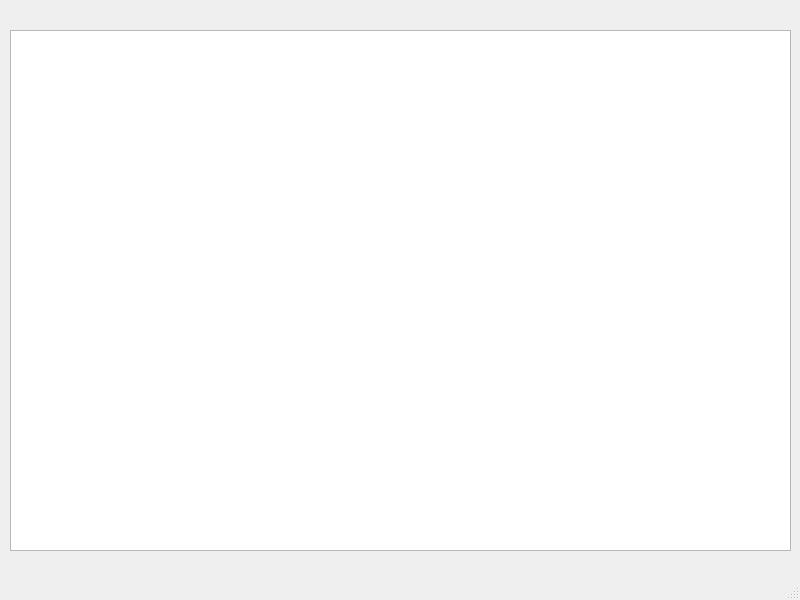
<?xml version="1.0" encoding="UTF-8"?>
<ui version="4.0">
 <class>MainWindow</class>
 <widget class="QMainWindow" name="MainWindow">
  <property name="geometry">
   <rect>
    <x>0</x>
    <y>0</y>
    <width>800</width>
    <height>600</height>
   </rect>
  </property>
  <property name="windowTitle">
   <string>MainWindow</string>
  </property>
  <widget class="QWidget" name="centralwidget">
   <widget class="QTextBrowser" name="text_browser">
    <property name="geometry">
     <rect>
      <x>10</x>
      <y>30</y>
      <width>781</width>
      <height>521</height>
     </rect>
    </property>
   </widget>
  </widget>
  <widget class="QMenuBar" name="menubar">
   <property name="geometry">
    <rect>
     <x>0</x>
     <y>0</y>
     <width>800</width>
     <height>21</height>
    </rect>
   </property>
  </widget>
  <widget class="QStatusBar" name="statusbar"/>
 </widget>
 <resources/>
 <connections/>
</ui>
